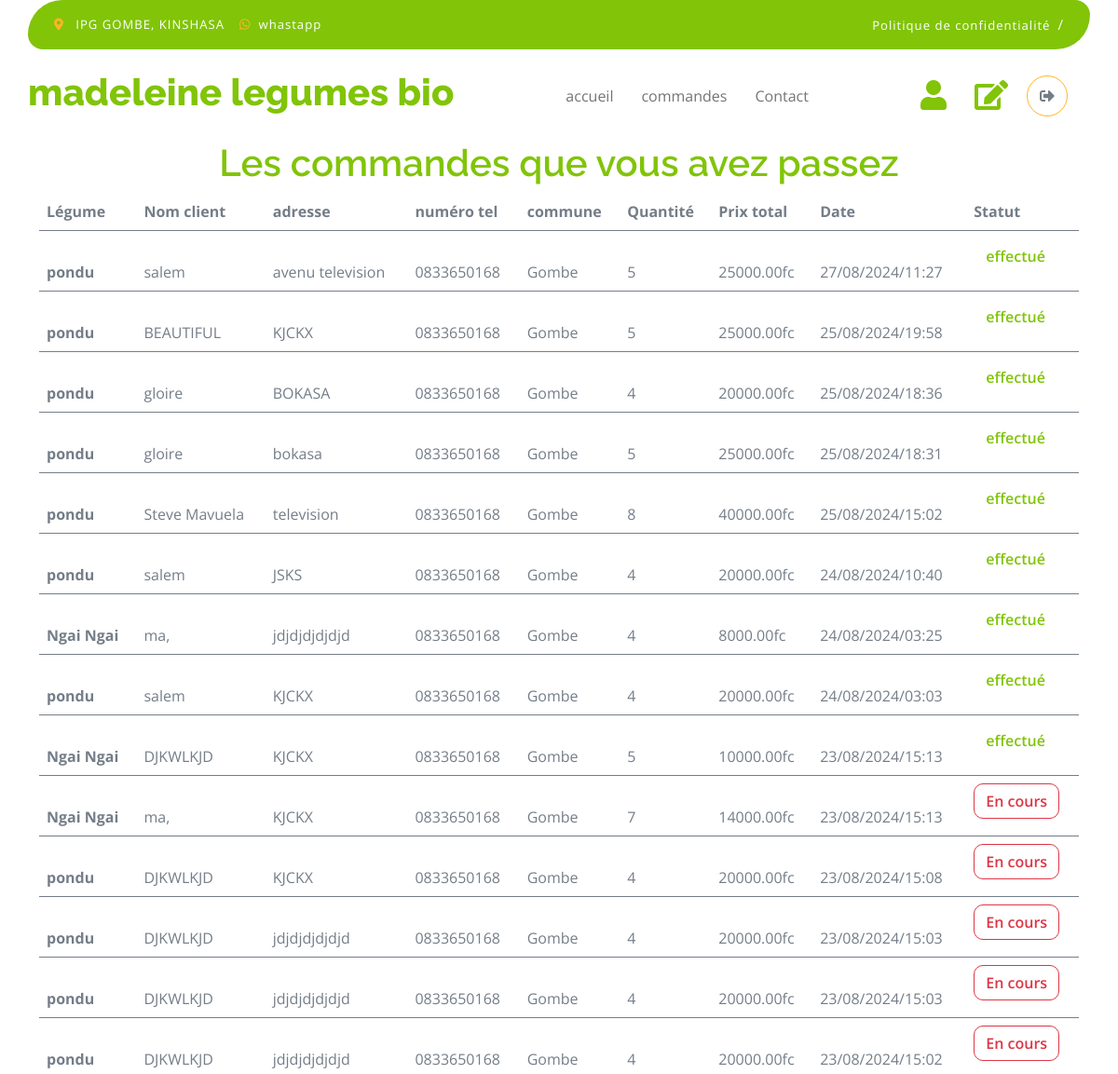
The page /accounts/seeallcommands/ (signed in, upper part) on the database as committed earlier.
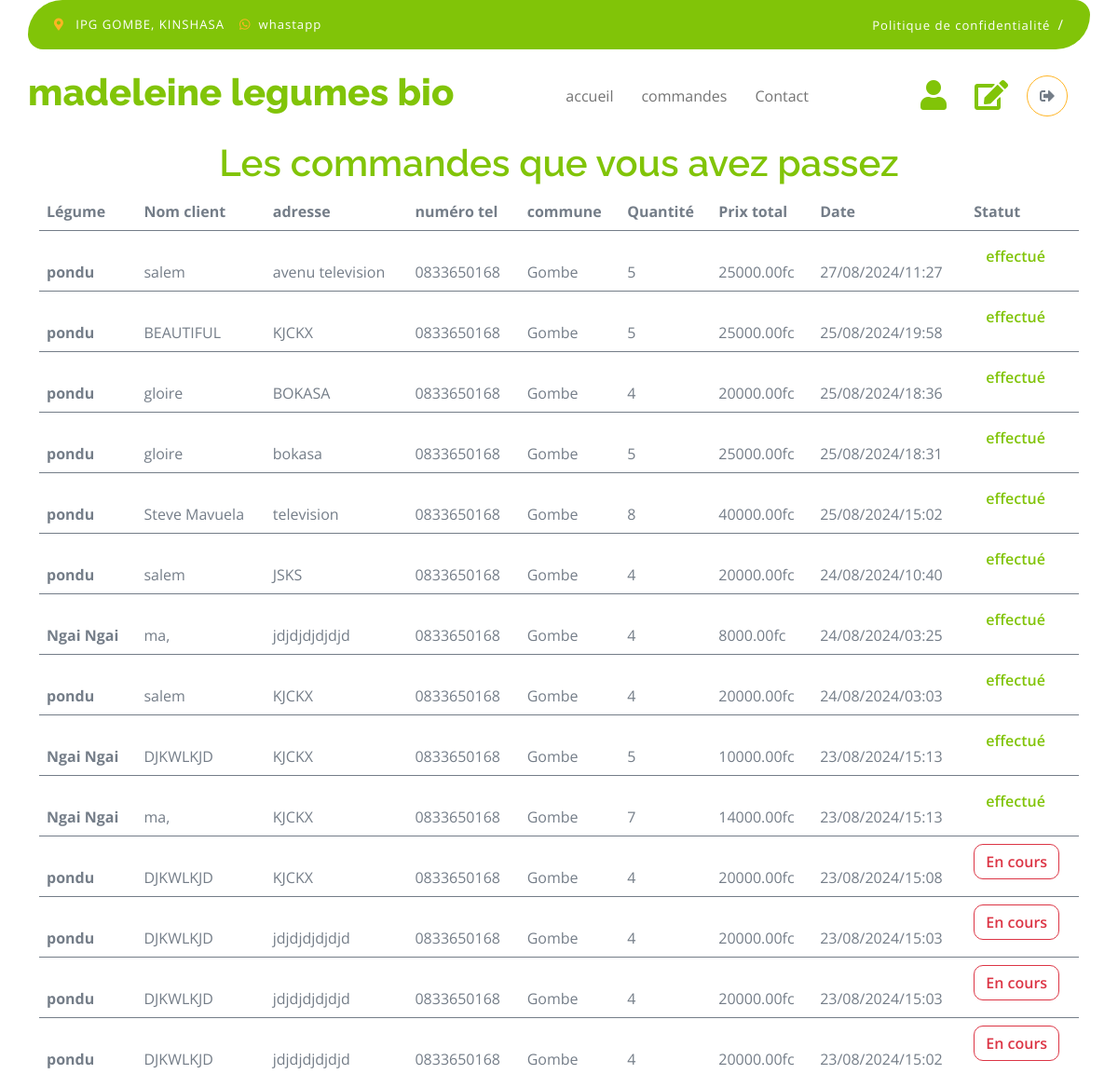
The same page on the database as committed later.
### vegetable_shop/models.py (models this page shows, shortened)
class Command(models.Model):
    user = models.ForeignKey(User, on_delete=models.CASCADE, default=1)
    vegetable = models.ForeignKey('Vegetable', on_delete=models.CASCADE)
    quantity = models.IntegerField()
    amount = models.DecimalField(max_digits=10, decimal_places=2, default=0)
    name_client = models.CharField(max_length=100)
    commune_client = models.CharField(max_length=200, default='Gombe')
    address_client = models.CharField(max_length=200)
    date_command = models.DateTimeField(default=datetime.now)
    statut = models.CharField(max_length=50, default='En cours')

class Vegetable(models.Model):
       name = models.CharField(max_length=100)
       description = models.TextField()
       picture = models.ImageField(upload_to='pictures', blank=True)
       price = models.DecimalField(max_digits=10, decimal_places=2)
       stock = models.IntegerField()
       date_add = models.DateTimeField(auto_now_add=True)
       def __str__(self):
           return self.name

### accounts/models.py (models this page shows, shortened)
class Profile(models.Model):
    user = models.OneToOneField(User, on_delete=models.CASCADE)
    phone_number = models.CharField(max_length=15, blank=True)
    commune =  models.CharField(max_length=100, blank=True)

### accounts/views.py (the view)
# urls.py: path('seeallcommands/', views.seeallcommands, name='seeallcommands'),
@permission_required('vegetable_shop.change_command')
def seeallcommands(request):
    commands = Command.objects.filter(statut='En cours')
    total_commands = commands.count()
    all_commands = Command.objects.all().order_by('-date_command')
    return render(request, 'accounts/seeallcommands.html', {'commands': all_commands, 'total_commands': total_commands})

### accounts/templates/accounts/seeallcommands.html (shortened to what the changed rows need)
{% load static %}
<!DOCTYPE html>
<html lang="en">
    <head>
        <link rel="stylesheet" href="https://use.fontawesome.com/releases/v5.15.4/css/all.css"/>
        <link href="https://cdn.jsdelivr.net/npm/bootstrap-icons@1.4.1/font/bootstrap-icons.css" rel="stylesheet">
        <link href="{% static 'lib/lightbox/css/lightbox.min.css' %}" rel="stylesheet">
        <link href="{% static 'lib/owlcarousel/assets/owl.carousel.min.css' %}" rel="stylesheet">
        <link href="{% static 'css/bootstrap.min.css' %}" rel="stylesheet">
        <link href="{% static 'css/style.css' %}" rel="stylesheet">
    </head>
    <body>
        <div class="container-fluid fixed-top">
            <div class="container px-0">
                <nav class="navbar navbar-light bg-white navbar-expand-xl">
                    <a href="/" class="navbar-brand"><h1 class="text-primary display-6">madeleine legumes bio</h1></a>
                </nav>
            </div>
        </div>
        <div class="container py-5 mt-5" id="seecommands" style="position:relative; top: 55px;">
            {% block content %}
            <h1 class="text-primary text-center">Les commandes que vous avez passez</h1>
            <div class="table-responsive">
                <table class="table">
                    <thead>
                      <tr>
                        <th scope="col">Légume</th>
                        <th scope="col">Nom client</th>
                        <th scope="col">adresse</th>
                        <th scope="col">numéro tel</th>
                        <th scope="col">commune</th>
                        <th scope="col">Quantité</th>
                        <th scope="col">Prix total</th>
                        <th scope="col">Date</th>
                        <th scope="col">Statut</th>
                      </tr>
                    </thead>
                    {% for command in commands %}
                    <tbody>
                        <tr>
                            <th scope="row">
                                <p class="mb-0 mt-4">{{command.vegetable}}</p>
                            </th>
                            <td>
                                <p class="mb-0 mt-4">{{ command.name_client }}</p>
                            </td>
                            <td>
                                <p class="mb-0 mt-4">{{command.address_client}}</p>
                            </td>
                            <td>
                                <p class="mb-0 mt-4">{{command.user.profile.phone_number}}</p>
                            </td>
                            <td>
                                <p class="mb-0 mt-4">{{command.commune_client}}</p>
                            </td>
                            <td>
                               <p class="mb-0 mt-4">{{command.quantity}}</p>
                            </td>
                            <td>
                                <p class="mb-0 mt-4"> {{command.amount}}fc </p>
                            </td>
                            <td>
                                <p class="mb-0 mt-4"> {{ command.date_command|date:"d/m/Y/H:i" }} </p>
                            </td>
                            {% if command.statut == 'effectué' %}
                            {% with color_statut='btn-link' %}
                                <td>
                                    <a href="{% url 'accounts:update_status' command.id %}" class="btn {{ color_statut }} statut" data-id="{{ command.id }}"> {{ command.statut }} </a>
                                </td>
                            {% endwith %}
                        {% else %}
                            {% with color_statut='btn-outline-danger' %}
                                <td>
                                    <a href="{% url 'accounts:update_status' command.id %}" class="btn {{ color_statut }} statut" data-id="{{ command.id }}"> {{ command.statut }} </a>
                                </td>
                            {% endwith %}
                        {% endif %}
                        </tr>
                    </tbody>
                    {% empty %}
                    <h3 class="text-center">Aucune commande n'a encore été passée</h3>
                    {% endfor %}
                </table>
            </div>
            {% endblock %}
        </div>
</body>
</html>

Rows that differ between the two databases and show on the page:
changed Command (number 10 of 14 on the later page): statut "En cours" → "effectué"
